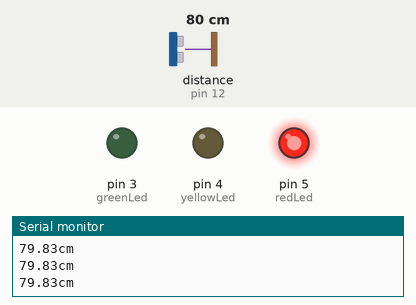
This sketch was run on a simulated Arduino Uno, built with avr-gcc and run on an emulated ATmega328P. On the bench: output pins drawn as LEDs (lit = HIGH), the last lines printed to the serial monitor. Wiring (inferred from the names in the program): ultrasonic range finder: trigger pin 8; echo pin 12. Dashed ring = blinking. Inputs (shaded band) come from the test bench; at power-on: distance to the obstacle (sensor on pin 12) 80 cm. The echo pulse lasts 58.3 µs per cm; pins used as bus, display or sensor lines are not drawn.

Above: at 1.9 s.
2.0 s: distance to the obstacle (sensor on pin 12) set to 244 cm
3.5 s: distance to the obstacle (sensor on pin 12) set to 253 cm
At 4.02 s:
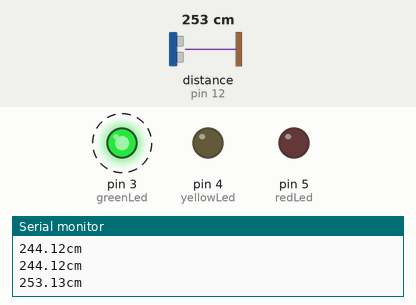
6.5 s: distance to the obstacle (sensor on pin 12) set to 2 cm
At 7.2 s:
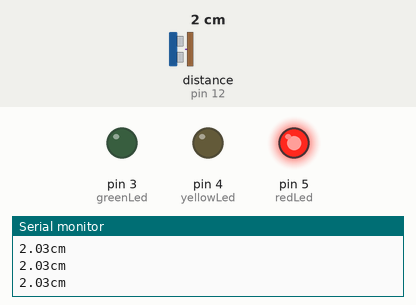
8.1 s: distance to the obstacle (sensor on pin 12) set to 250 cm
At 8.33 s:
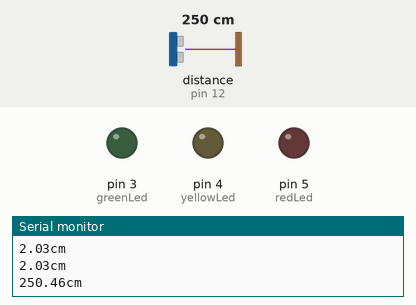
Timing chart, 0 to 12.1 s (numbered marks = the images above; inputs shaded):
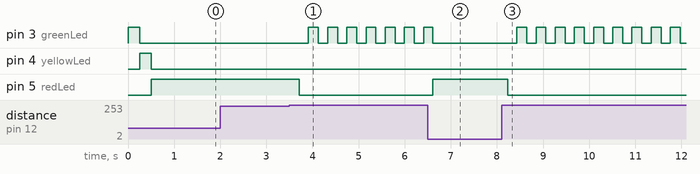

Measured:
- the behaviour switches between 249 and 250 cm on distance to the obstacle (sensor on pin 12) (found by bisection; images 0 and 1)
- after the input at 3.5 s, pin 3 (greenLed): alternates HIGH for 0.22 s and LOW for 0.20 s, starting after 0.41 s; pin 5 (redLed): HIGH → LOW after 0.21 s
- after the input at 6.5 s, pin 3 (greenLed): goes on until 6.6 s, then stays LOW; pin 5 (redLed): LOW → HIGH after 0.11 s
- after the input at 8.1 s, pin 3 (greenLed): alternates HIGH for 0.22 s and LOW for 0.20 s, starting after 0.33 s; pin 5 (redLed): HIGH → LOW after 0.13 s

The sketch:

distance.ino
```cpp
// HC-SR04 proof of concept
// Reference:  http://arduinobasics.blogspot.com/2013/01/arduino-basics-sonar-project-tutorial.html

#include <avr/sleep.h>

// http://playground.arduino.cc/Learning/arduinoSleepCode


int echoPin = 12;
int trigPin = 8;

int greenLed   = 3; //pwm
int yellowLed  = 4;
int redLed     = 5; // pwm


// Potentiometer setup
int greenSetting  = A0;
int yellowSetting = A1;
int redSetting    = A2;

// Default tolerance distances
int greenTolerance  = 140;
int yellowTolerance = 80;
int redTolerance    = 30;

long duration;

void setup() {
  // pin modes
  pinMode(trigPin, OUTPUT);
  pinMode(echoPin, INPUT);

  pinMode(greenLed, OUTPUT);
  pinMode(yellowLed, OUTPUT);
  pinMode(redLed, OUTPUT);

  digitalWrite(echoPin, LOW);

  // Distances in centimeters
  greenTolerance  = map(analogRead(greenSetting), 0, 1023, 0, 500);
  yellowTolerance = map(analogRead(yellowSetting), 0, 1023, 0, 500);
  redTolerance    = map(analogRead(redSetting), 0, 1023, 0, 500);

  Serial.println("Green : " + String(greenTolerance) + "cm");
  Serial.println("Yellow: " + String(yellowTolerance) + "cm");
  Serial.println("Red   : " + String(redTolerance) + "cm");
  Serial.println("-------------------------");


  Serial.begin(9600);

  flashLeds();

}

void flashLeds() {
  digitalWrite(greenLed, HIGH);
  delay(250);
  digitalWrite(greenLed, LOW);

  digitalWrite(yellowLed, HIGH);
  delay(250);
  digitalWrite(yellowLed, LOW);

  digitalWrite(redLed, HIGH);
  delay(250);
  digitalWrite(redLed, LOW);
}

void showGreen() {
  digitalWrite(greenLed, HIGH);
  digitalWrite(yellowLed, LOW);
  digitalWrite(redLed, LOW);
}

void showYellow() {
  digitalWrite(greenLed, LOW);
  digitalWrite(yellowLed, HIGH);
  digitalWrite(redLed, LOW);
}

void showRed() {
  digitalWrite(greenLed, LOW);
  digitalWrite(yellowLed, LOW);
  digitalWrite(redLed, HIGH);
}


void loop() {
//  Serial.println("v1.5");
  double distance = getDistance();

  if (distance > 500) {
    return;
  }

  if (distance < redTolerance) {
    showRed();
  } else if(distance < yellowTolerance) {
    showYellow();
  } else if (distance < greenTolerance) {
    showGreen();
  } else {
    flashGreen();
  }

  delay(200);
}


void flashGreen() {
  digitalWrite(greenLed, LOW);
  digitalWrite(yellowLed, LOW);
  digitalWrite(redLed, LOW);
  delay(200);
  showGreen();
}


double getDistance() {
  digitalWrite(trigPin, LOW);
  delayMicroseconds(2);

  digitalWrite(trigPin, HIGH);
  delayMicroseconds(20);

  digitalWrite(trigPin, LOW);
  duration = pulseIn(echoPin, HIGH);

//  Serial.println("durationOfEcho:");
//  Serial.println(duration);

  // Distance = ((Duration of high level)*(Sonic :340m/s))/2
  double distance = (duration/58.2);
  if (distance < 500) {
    Serial.print(distance);
    Serial.println("cm");
  }

  return distance;
}


void wakeUpNow() {
}

void sleepNow() {
  set_sleep_mode(SLEEP_MODE_PWR_DOWN);
  sleep_enable();
  attachInterrupt(0, wakeUpNow, LOW);
  sleep_mode();
  sleep_disable();
  detachInterrupt(0);
}
```
